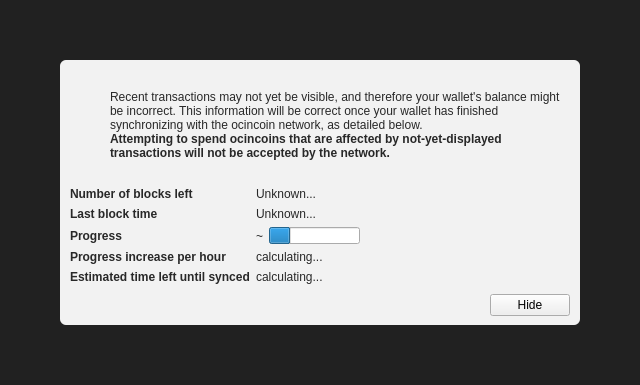
<?xml version="1.0" encoding="UTF-8"?>
<ui version="4.0">
 <class>ModalOverlay</class>
 <widget class="ModalOverlay" name="ModalOverlay">
  <property name="geometry">
   <rect>
    <x>0</x>
    <y>0</y>
    <width>640</width>
    <height>385</height>
   </rect>
  </property>
  <property name="windowTitle">
   <string>Form</string>
  </property>
  <layout class="QVBoxLayout" name="verticalLayout" stretch="0">
   <property name="sizeConstraint">
    <enum>QLayout::SetDefaultConstraint</enum>
   </property>
   <property name="leftMargin">
    <number>0</number>
   </property>
   <property name="topMargin">
    <number>0</number>
   </property>
   <property name="rightMargin">
    <number>0</number>
   </property>
   <property name="bottomMargin">
    <number>0</number>
   </property>
   <item>
    <widget class="QWidget" name="bgWidget" native="true">
     <property name="styleSheet">
      <string notr="true">#bgWidget { background: rgba(0,0,0,220); }</string>
     </property>
     <layout class="QVBoxLayout" name="verticalLayoutMain" stretch="1">
      <property name="leftMargin">
       <number>60</number>
      </property>
      <property name="topMargin">
       <number>60</number>
      </property>
      <property name="rightMargin">
       <number>60</number>
      </property>
      <property name="bottomMargin">
       <number>60</number>
      </property>
      <item>
       <widget class="QWidget" name="contentWidget" native="true">
        <property name="styleSheet">
         <string notr="true">#contentWidget { background: rgba(255,255,255,240); border-radius: 6px; }

QLabel { color: rgb(40,40,40);  }</string>
        </property>
        <layout class="QVBoxLayout" name="verticalLayoutSub" stretch="1,0,0,0">
         <property name="spacing">
          <number>0</number>
         </property>
         <property name="leftMargin">
          <number>10</number>
         </property>
         <property name="topMargin">
          <number>10</number>
         </property>
         <property name="rightMargin">
          <number>10</number>
         </property>
         <property name="bottomMargin">
          <number>10</number>
         </property>
         <item>
          <layout class="QHBoxLayout" name="horizontalLayoutIconText" stretch="0,1">
           <property name="topMargin">
            <number>20</number>
           </property>
           <item>
            <layout class="QVBoxLayout" name="verticalLayoutIcon">
             <property name="leftMargin">
              <number>0</number>
             </property>
             <item>
              <widget class="QPushButton" name="warningIcon">
               <property name="enabled">
                <bool>false</bool>
               </property>
               <property name="text">
                <string/>
               </property>
               <property name="icon">
                <iconset>
                 <normaloff>:/icons/warning</normaloff>
                 <disabledoff>:/icons/warning</disabledoff>:/icons/warning</iconset>
               </property>
               <property name="iconSize">
                <size>
                 <width>48</width>
                 <height>48</height>
                </size>
               </property>
               <property name="flat">
                <bool>true</bool>
               </property>
              </widget>
             </item>
             <item>
              <spacer name="verticalSpacerWarningIcon">
               <property name="orientation">
                <enum>Qt::Vertical</enum>
               </property>
               <property name="sizeHint" stdset="0">
                <size>
                 <width>20</width>
                 <height>40</height>
                </size>
               </property>
              </spacer>
             </item>
            </layout>
           </item>
           <item>
            <layout class="QVBoxLayout" name="verticalLayoutInfoText">
             <property name="leftMargin">
              <number>0</number>
             </property>
             <property name="topMargin">
              <number>0</number>
             </property>
             <item>
              <widget class="QLabel" name="infoText">
               <property name="text">
                <string>Recent transactions may not yet be visible, and therefore your wallet's balance might be incorrect. This information will be correct once your wallet has finished synchronizing with the ocincoin network, as detailed below.</string>
               </property>
               <property name="textFormat">
                <enum>Qt::RichText</enum>
               </property>
               <property name="wordWrap">
                <bool>true</bool>
               </property>
              </widget>
             </item>
             <item>
              <widget class="QLabel" name="infoTextStrong">
               <property name="font">
                <font>
                 <weight>75</weight>
                 <bold>true</bold>
                </font>
               </property>
               <property name="text">
                <string>Attempting to spend ocincoins that are affected by not-yet-displayed transactions will not be accepted by the network.</string>
               </property>
               <property name="textFormat">
                <enum>Qt::RichText</enum>
               </property>
               <property name="wordWrap">
                <bool>true</bool>
               </property>
              </widget>
             </item>
             <item>
              <spacer name="verticalSpacerInTextSpace">
               <property name="orientation">
                <enum>Qt::Vertical</enum>
               </property>
               <property name="sizeHint" stdset="0">
                <size>
                 <width>20</width>
                 <height>40</height>
                </size>
               </property>
              </spacer>
             </item>
            </layout>
           </item>
          </layout>
         </item>
         <item>
          <spacer name="verticalSpacerAfterText">
           <property name="orientation">
            <enum>Qt::Vertical</enum>
           </property>
           <property name="sizeHint" stdset="0">
            <size>
             <width>20</width>
             <height>40</height>
            </size>
           </property>
          </spacer>
         </item>
         <item>
          <layout class="QFormLayout" name="formLayout">
           <property name="fieldGrowthPolicy">
            <enum>QFormLayout::FieldsStayAtSizeHint</enum>
           </property>
           <property name="horizontalSpacing">
            <number>6</number>
           </property>
           <property name="verticalSpacing">
            <number>6</number>
           </property>
           <property name="topMargin">
            <number>10</number>
           </property>
           <item row="0" column="0">
            <widget class="QLabel" name="labelNumberOfBlocksLeft">
             <property name="font">
              <font>
               <weight>75</weight>
               <bold>true</bold>
              </font>
             </property>
             <property name="text">
              <string>Number of blocks left</string>
             </property>
            </widget>
           </item>
           <item row="0" column="1">
            <widget class="QLabel" name="numberOfBlocksLeft">
             <property name="text">
              <string>Unknown...</string>
             </property>
            </widget>
           </item>
           <item row="1" column="0">
            <widget class="QLabel" name="labelLastBlockTime">
             <property name="font">
              <font>
               <weight>75</weight>
               <bold>true</bold>
              </font>
             </property>
             <property name="text">
              <string>Last block time</string>
             </property>
            </widget>
           </item>
           <item row="1" column="1">
            <widget class="QLabel" name="newestBlockDate">
             <property name="sizePolicy">
              <sizepolicy hsizetype="Maximum" vsizetype="Preferred">
               <horstretch>0</horstretch>
               <verstretch>0</verstretch>
              </sizepolicy>
             </property>
             <property name="text">
              <string>Unknown...</string>
             </property>
            </widget>
           </item>
           <item row="2" column="0">
            <widget class="QLabel" name="labelSyncDone">
             <property name="font">
              <font>
               <weight>75</weight>
               <bold>true</bold>
              </font>
             </property>
             <property name="text">
              <string>Progress</string>
             </property>
            </widget>
           </item>
           <item row="2" column="1">
            <layout class="QHBoxLayout" name="horizontalLayoutSync" stretch="0,1">
             <item>
              <widget class="QLabel" name="percentageProgress">
               <property name="text">
                <string notr="true">~</string>
               </property>
              </widget>
             </item>
             <item>
              <widget class="QProgressBar" name="progressBar">
               <property name="value">
                <number>24</number>
               </property>
               <property name="format">
                <string/>
               </property>
              </widget>
             </item>
            </layout>
           </item>
           <item row="4" column="0">
            <widget class="QLabel" name="labelProgressIncrease">
             <property name="font">
              <font>
               <weight>75</weight>
               <bold>true</bold>
              </font>
             </property>
             <property name="text">
              <string>Progress increase per hour</string>
             </property>
            </widget>
           </item>
           <item row="4" column="1">
            <widget class="QLabel" name="progressIncreasePerH">
             <property name="text">
              <string>calculating...</string>
             </property>
            </widget>
           </item>
           <item row="5" column="0">
            <widget class="QLabel" name="labelEstimatedTimeLeft">
             <property name="font">
              <font>
               <weight>75</weight>
               <bold>true</bold>
              </font>
             </property>
             <property name="text">
              <string>Estimated time left until synced</string>
             </property>
            </widget>
           </item>
           <item row="5" column="1">
            <widget class="QLabel" name="expectedTimeLeft">
             <property name="text">
              <string>calculating...</string>
             </property>
            </widget>
           </item>
          </layout>
         </item>
         <item>
          <layout class="QHBoxLayout" name="horizontalLayoutButtons">
           <property name="leftMargin">
            <number>10</number>
           </property>
           <property name="topMargin">
            <number>10</number>
           </property>
           <item>
            <spacer name="horizontalSpacer">
             <property name="orientation">
              <enum>Qt::Horizontal</enum>
             </property>
             <property name="sizeHint" stdset="0">
              <size>
               <width>40</width>
               <height>20</height>
              </size>
             </property>
            </spacer>
           </item>
           <item>
            <widget class="QPushButton" name="closeButton">
             <property name="text">
              <string>Hide</string>
             </property>
            </widget>
           </item>
          </layout>
         </item>
        </layout>
       </widget>
      </item>
     </layout>
    </widget>
   </item>
  </layout>
 </widget>
 <customwidgets>
  <customwidget>
   <class>ModalOverlay</class>
   <extends>QWidget</extends>
   <header>modaloverlay.h</header>
   <container>1</container>
  </customwidget>
 </customwidgets>
 <resources/>
 <connections/>
</ui>
